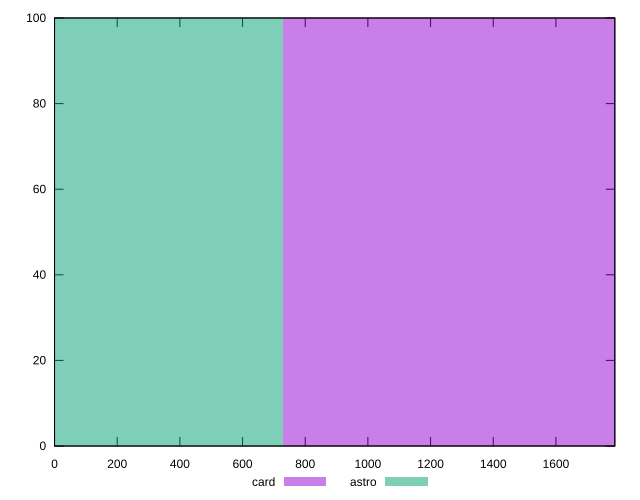

Here is the gnuplot script that generated this plot:
reset

$card <<EOF
1456.794702631354 100
EOF

$astro <<EOF
0 100
EOF

set key outside below
set boxwidth 1456.794702631354
set xrange [0:1788]
set yrange [0:100]
set trange [0:100]
set style fill transparent solid 0.5 noborder
set terminal svg size 640, 500 enhanced background rgb 'white'
set output "reports/report_00028_2021-02-24T12-49-42.674Z/uses-rel-preload/comparison/histogram/2_vs_3.svg"

plot $card title "card" with boxes, \
     $astro title "astro" with boxes

reset
